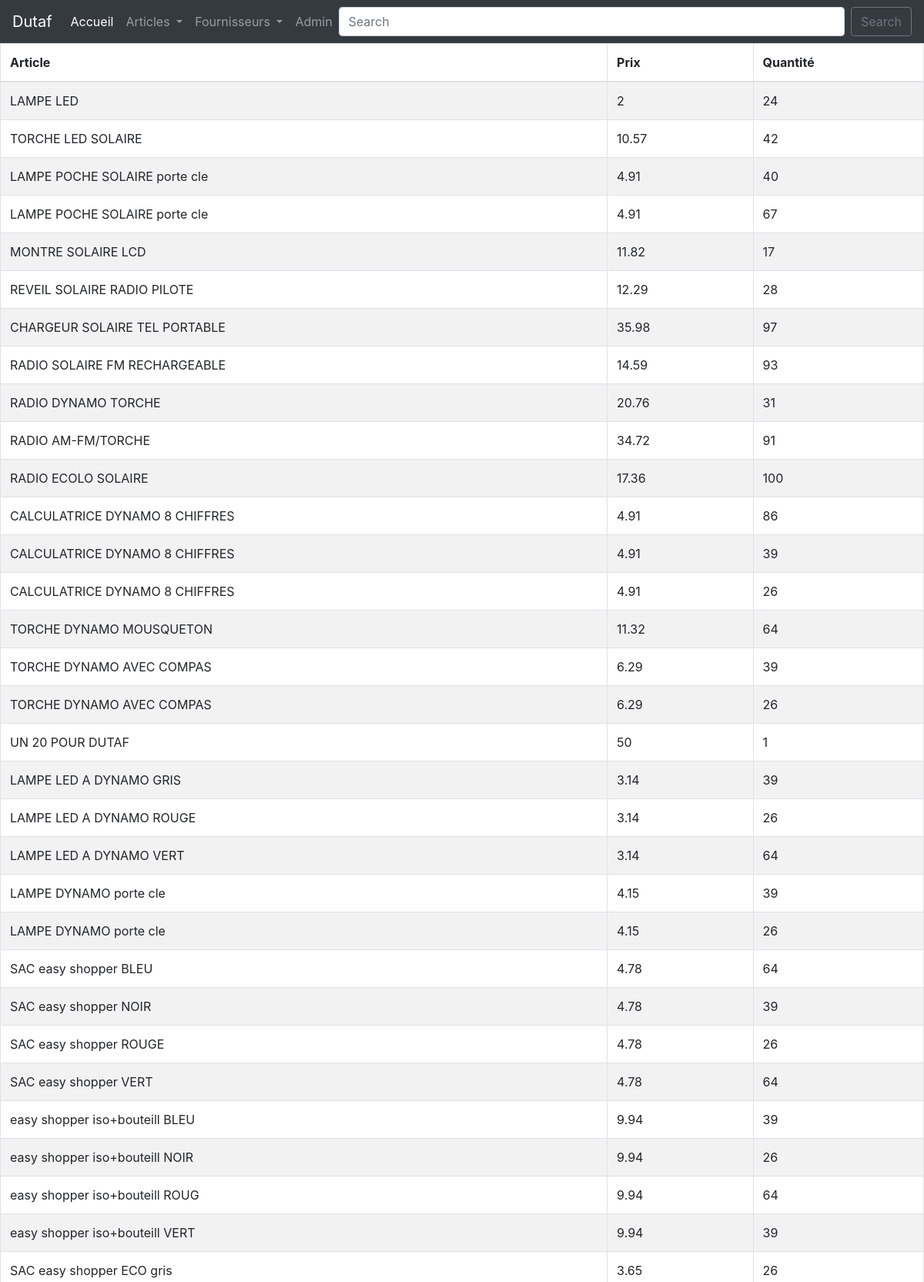
Page /dutaf/catalogue.php (upper part) on the committed database.
### tables this page shows
CREATE TABLE `Articles` (
  `art_id` int(11) NOT NULL,
  `art_design` char(20) NOT NULL,
  `art_descript` char(50) NOT NULL,
  `art_prix` double NOT NULL,
  `art_qte` int(11) NOT NULL,
  `four_id` int(11) NOT NULL
);

### dutaf/catalogue.php (the view, shortened to what this page needs)
<!DOCTYPE html>
<html lang="fr" dir="ltr">
    <head>
        <?php
            include('fonctions.php');
         ?>
    </head>
    <body>
        <table class="table table-striped table-bordered" id="mon_tableau">
        <thead>
        <tr>
            <th scope="col">Article</th>
            <th scope="col">Prix</th>
            <th scope="col">Quantité</th>
        </tr>
        </thead>
        <?php
            include("config.inc.php");
            $bdd = new PDO('mysql:host=localhost;dbname=dutaf', $user, $pass);
            $req = 'SELECT * FROM Articles';
            $resultat = $bdd->query($req);
            echo '<tbody>';
            while ($ligne = $resultat->fetch())
             {
                echo '<tr>';
                        echo '<td>'.$ligne['art_descript'].'</td>';
                        echo '<td>'.$ligne['art_prix'].'</td>';
                        echo '<td>'.$ligne['art_qte'].'</td>';
                echo '</tr>';
            }
        ?>
        </tbody>
        </table>
    </body>
</html>

### dutaf/css/style.css (style rules this page uses)
html { font-family: 'Noto Sans JP', sans-serif; }

### rows in the picture
articles: art_descript "LAMPE LED", art_prix "2", art_qte "24"
articles: art_descript "TORCHE LED SOLAIRE", art_prix "10.57", art_qte "42"
articles: art_descript "LAMPE POCHE SOLAIRE porte cle", art_prix "4.91", art_qte "40"
articles: art_descript "LAMPE POCHE SOLAIRE porte cle", art_prix "4.91", art_qte "67"
articles: art_descript "MONTRE SOLAIRE LCD", art_prix "11.82", art_qte "17"
articles: art_descript "REVEIL SOLAIRE RADIO PILOTE", art_prix "12.29", art_qte "28"
articles: art_descript "CHARGEUR SOLAIRE TEL PORTABLE", art_prix "35.98", art_qte "97"
articles: art_descript "RADIO SOLAIRE FM RECHARGEABLE", art_prix "14.59", art_qte "93"
articles: art_descript "RADIO DYNAMO TORCHE", art_prix "20.76", art_qte "31"
articles: art_descript "RADIO AM-FM/TORCHE", art_prix "34.72", art_qte "91"
articles: art_descript "RADIO ECOLO SOLAIRE", art_prix "17.36", art_qte "100"
articles: art_descript "CALCULATRICE DYNAMO 8 CHIFFRES", art_prix "4.91", art_qte "86"
articles: art_descript "CALCULATRICE DYNAMO 8 CHIFFRES", art_prix "4.91", art_qte "39"
articles: art_descript "CALCULATRICE DYNAMO 8 CHIFFRES", art_prix "4.91", art_qte "26"
articles: art_descript "TORCHE DYNAMO MOUSQUETON", art_prix "11.32", art_qte "64"
articles: art_descript "TORCHE DYNAMO AVEC COMPAS", art_prix "6.29", art_qte "39"
articles: art_descript "TORCHE DYNAMO AVEC COMPAS", art_prix "6.29", art_qte "26"
articles: art_descript "UN 20 POUR DUTAF", art_prix "50", art_qte "1"
articles: art_descript "LAMPE LED A DYNAMO GRIS", art_prix "3.14", art_qte "39"
articles: art_descript "LAMPE LED A DYNAMO ROUGE", art_prix "3.14", art_qte "26"
articles: art_descript "LAMPE LED A DYNAMO VERT", art_prix "3.14", art_qte "64"
articles: art_descript "LAMPE DYNAMO porte cle", art_prix "4.15", art_qte "39"
articles: art_descript "LAMPE DYNAMO porte cle", art_prix "4.15", art_qte "26"
articles: art_descript "SAC easy shopper BLEU", art_prix "4.78", art_qte "64"
articles: art_descript "SAC easy shopper NOIR", art_prix "4.78", art_qte "39"
articles: art_descript "SAC easy shopper ROUGE", art_prix "4.78", art_qte "26"
articles: art_descript "SAC easy shopper VERT", art_prix "4.78", art_qte "64"
articles: art_descript "easy shopper iso+bouteill BLEU", art_prix "9.94", art_qte "39"
articles: art_descript "easy shopper iso+bouteill NOIR", art_prix "9.94", art_qte "26"
articles: art_descript "easy shopper iso+bouteill ROUG", art_prix "9.94", art_qte "64"
articles: art_descript "easy shopper iso+bouteill VERT", art_prix "9.94", art_qte "39"
articles: art_descript "SAC easy shopper ECO gris", art_prix "3.65", art_qte "26"
